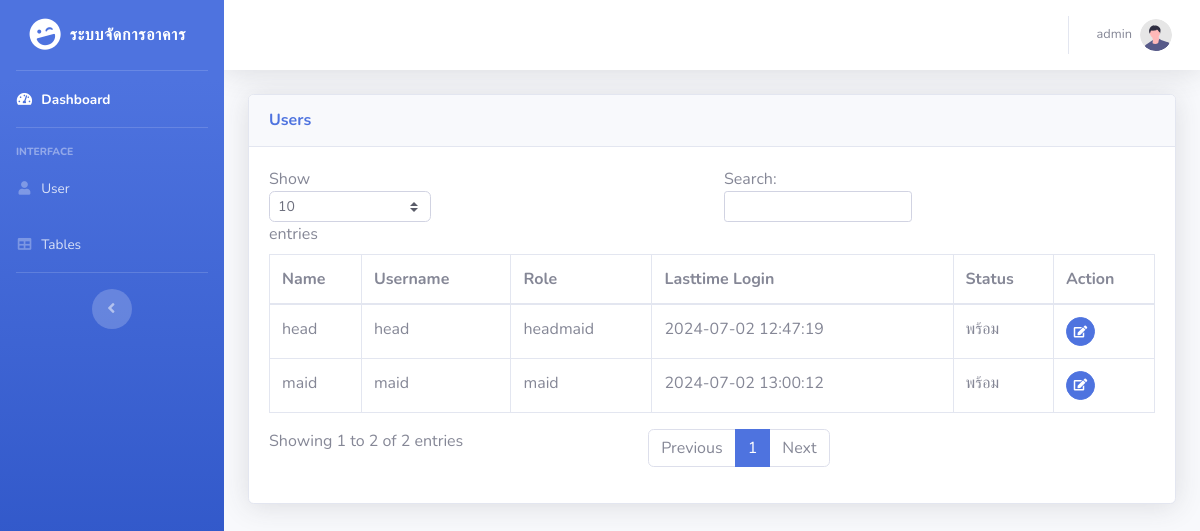
The app's page /head_users.php (signed in) with its own data.
### tables this page shows
CREATE TABLE `users` (
  `user_id` int(100) NOT NULL,
  `fullname` varchar(255) NOT NULL,
  `username` varchar(100) NOT NULL,
  `password` varchar(100) NOT NULL,
  `role` varchar(100) NOT NULL,
  `lasttime_login` varchar(255) NOT NULL,
  `status` enum('พร้อม','ลา','ไม่พร้อม','') NOT NULL
);

### head_users.php (the view, shortened to what this page needs)
<?php
include 'includes/header.php';
$role = $_SESSION['role'];
if ($role == 'admin') {
    include 'includes/navbar.php';
} elseif ($role == 'headmaid') {
    include 'includes/headmaid_navbar.php';
} elseif ($role == 'maid') {
    include 'includes/maid_navbar.php';
} else {
    echo "ไม่สามารถระบุบทบาทของผู้ใช้ได้";
    exit;
}
include 'includes/calendar.php';
?>
<div class="container-fluid">
    <div class="card shadow mb-4">
    <div class="card-header py-3">
            <h6 class="m-0 font-weight-bold text-primary">Users</h6>
        </div>
        <?php
        $servername = "localhost";
        $username = "root";
        $password = "";
        $dbname = "project";
        $conn = new mysqli($servername, $username, $password, $dbname);
        $sql = "SELECT * FROM users WHERE role != 'admin'";
        $result = $conn->query($sql);
        if ($result->num_rows > 0) {
            echo '<div class="card-body">';
            echo '<div class="table-responsive">';
            echo '<table class="table table-bordered" id="dataTable" width="100%" cellspacing="0">';
            echo '<thead>';
            echo '<tr>';
            echo '<th>Name</th>';
            echo '<th>Username</th>';
            echo '<th>Role</th>';
            echo '<th>Lasttime Login</th>';
            echo '<th>Status</th>';
            echo '<th>Action</th>';
            echo '</tr>';
            echo '</thead>';
            echo '<tbody>';
            while ($row = $result->fetch_assoc()) {
                echo '<tr>';
                echo '<td>' . $row["fullname"] . '</td>';
                echo '<td>' . $row["username"] . '</td>';
                echo '<td>' . $row["role"] . '</td>';
                echo '<td>' . $row["lasttime_login"] . '</td>';
                echo '<td>' . $row["status"] . '</td>';
                echo '<td>
                <button class="btn btn-primary btn-circle btn-sm mr-1" data-toggle="modal" data-target="#editadminprofile' . $row["user_id"] . '"><i class="fas fa-edit"></i></button>
                </td>';
                echo '</tr>';
            }
            echo '</tbody>';
            echo '</table>';
            echo '</div>';
            echo '</div>';
        } else {
            echo "0 ผลลัพธ์";
        }
        ?>
    </div>
</div>
<?php
include 'includes/scripts.php';
include 'includes/footer.php';
?>

### records on screen
users: fullname "head", username "head", role "headmaid", lasttime_login "2024-07-02 12:47:19", status "พร้อม"
users: fullname "maid", username "maid", role "maid", lasttime_login "2024-07-02 13:00:12", status "พร้อม"

### other values on screen
$_SESSION['full_name'] "admin"
